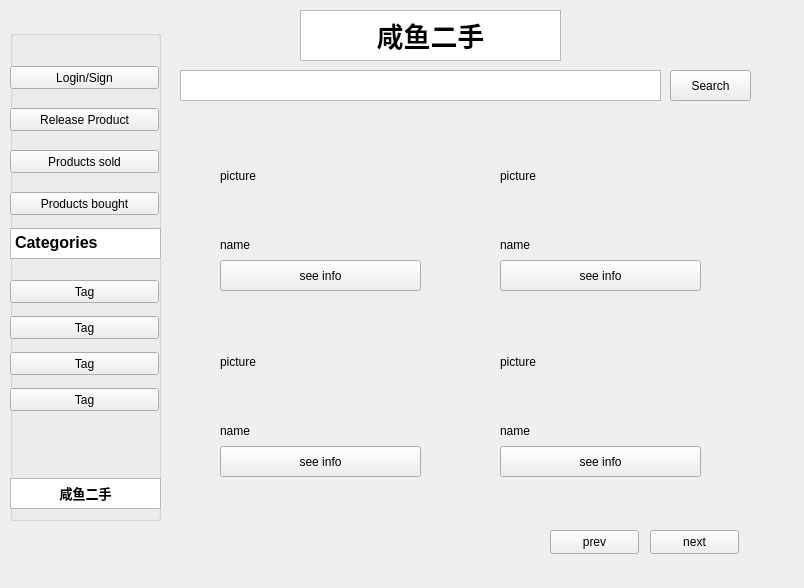
<?xml version="1.0" encoding="UTF-8"?>
<ui version="4.0">
 <class>Form</class>
 <widget class="QWidget" name="Form">
  <property name="geometry">
   <rect>
    <x>0</x>
    <y>0</y>
    <width>804</width>
    <height>588</height>
   </rect>
  </property>
  <property name="windowTitle">
   <string>Form</string>
  </property>
  <widget class="QLabel" name="pic_3">
   <property name="geometry">
    <rect>
     <x>220</x>
     <y>316</y>
     <width>191</width>
     <height>91</height>
    </rect>
   </property>
   <property name="text">
    <string>picture</string>
   </property>
  </widget>
  <widget class="QLabel" name="name_2">
   <property name="geometry">
    <rect>
     <x>500</x>
     <y>234</y>
     <width>171</width>
     <height>21</height>
    </rect>
   </property>
   <property name="text">
    <string>name</string>
   </property>
  </widget>
  <widget class="QLabel" name="pic_2">
   <property name="geometry">
    <rect>
     <x>500</x>
     <y>130</y>
     <width>191</width>
     <height>91</height>
    </rect>
   </property>
   <property name="text">
    <string>picture</string>
   </property>
  </widget>
  <widget class="QLabel" name="pic_4">
   <property name="geometry">
    <rect>
     <x>500</x>
     <y>316</y>
     <width>191</width>
     <height>91</height>
    </rect>
   </property>
   <property name="text">
    <string>picture</string>
   </property>
  </widget>
  <widget class="QPushButton" name="info_4_btn">
   <property name="geometry">
    <rect>
     <x>500</x>
     <y>446</y>
     <width>201</width>
     <height>31</height>
    </rect>
   </property>
   <property name="text">
    <string>see info</string>
   </property>
  </widget>
  <widget class="QLabel" name="name_4">
   <property name="geometry">
    <rect>
     <x>500</x>
     <y>420</y>
     <width>171</width>
     <height>21</height>
    </rect>
   </property>
   <property name="text">
    <string>name</string>
   </property>
  </widget>
  <widget class="QPushButton" name="prev_page_btn">
   <property name="geometry">
    <rect>
     <x>550</x>
     <y>530</y>
     <width>89</width>
     <height>24</height>
    </rect>
   </property>
   <property name="text">
    <string>prev</string>
   </property>
  </widget>
  <widget class="QPushButton" name="info_2_btn">
   <property name="geometry">
    <rect>
     <x>500</x>
     <y>260</y>
     <width>201</width>
     <height>31</height>
    </rect>
   </property>
   <property name="text">
    <string>see info</string>
   </property>
  </widget>
  <widget class="QTextEdit" name="Search_input">
   <property name="geometry">
    <rect>
     <x>180</x>
     <y>70</y>
     <width>481</width>
     <height>31</height>
    </rect>
   </property>
  </widget>
  <widget class="QPushButton" name="Search_btn">
   <property name="geometry">
    <rect>
     <x>670</x>
     <y>70</y>
     <width>81</width>
     <height>31</height>
    </rect>
   </property>
   <property name="text">
    <string>Search</string>
   </property>
  </widget>
  <widget class="QGroupBox" name="groupBox">
   <property name="geometry">
    <rect>
     <x>10</x>
     <y>30</y>
     <width>151</width>
     <height>491</height>
    </rect>
   </property>
   <property name="title">
    <string/>
   </property>
   <widget class="QPushButton" name="Log_Sgn_btn">
    <property name="geometry">
     <rect>
      <x>0</x>
      <y>36</y>
      <width>149</width>
      <height>23</height>
     </rect>
    </property>
    <property name="text">
     <string>Login/Sign</string>
    </property>
   </widget>
   <widget class="QTextBrowser" name="Logo_2">
    <property name="geometry">
     <rect>
      <x>0</x>
      <y>448</y>
      <width>151</width>
      <height>31</height>
     </rect>
    </property>
    <property name="html">
     <string>&lt;!DOCTYPE HTML PUBLIC &quot;-//W3C//DTD HTML 4.0//EN&quot; &quot;http://www.w3.org/TR/REC-html40/strict.dtd&quot;&gt;
&lt;html&gt;&lt;head&gt;&lt;meta name=&quot;qrichtext&quot; content=&quot;1&quot; /&gt;&lt;style type=&quot;text/css&quot;&gt;
p, li { white-space: pre-wrap; }
&lt;/style&gt;&lt;/head&gt;&lt;body style=&quot; font-family:'SimSun'; font-size:9pt; font-weight:400; font-style:normal;&quot;&gt;
&lt;p align=&quot;center&quot; style=&quot; margin-top:0px; margin-bottom:0px; margin-left:0px; margin-right:0px; -qt-block-indent:0; text-indent:0px;&quot;&gt;&lt;span style=&quot; font-size:10pt; font-weight:600;&quot;&gt;咸鱼二手&lt;/span&gt;&lt;/p&gt;&lt;/body&gt;&lt;/html&gt;</string>
    </property>
   </widget>
   <widget class="QPushButton" name="Tag2_btn">
    <property name="geometry">
     <rect>
      <x>0</x>
      <y>286</y>
      <width>149</width>
      <height>23</height>
     </rect>
    </property>
    <property name="text">
     <string>Tag</string>
    </property>
   </widget>
   <widget class="QPushButton" name="Tag1_btn">
    <property name="geometry">
     <rect>
      <x>0</x>
      <y>250</y>
      <width>149</width>
      <height>23</height>
     </rect>
    </property>
    <property name="text">
     <string>Tag</string>
    </property>
   </widget>
   <widget class="QPushButton" name="Release_prod_btn">
    <property name="geometry">
     <rect>
      <x>0</x>
      <y>78</y>
      <width>149</width>
      <height>23</height>
     </rect>
    </property>
    <property name="text">
     <string>Release Product</string>
    </property>
   </widget>
   <widget class="QTextBrowser" name="Category">
    <property name="geometry">
     <rect>
      <x>0</x>
      <y>198</y>
      <width>151</width>
      <height>31</height>
     </rect>
    </property>
    <property name="html">
     <string>&lt;!DOCTYPE HTML PUBLIC &quot;-//W3C//DTD HTML 4.0//EN&quot; &quot;http://www.w3.org/TR/REC-html40/strict.dtd&quot;&gt;
&lt;html&gt;&lt;head&gt;&lt;meta name=&quot;qrichtext&quot; content=&quot;1&quot; /&gt;&lt;style type=&quot;text/css&quot;&gt;
p, li { white-space: pre-wrap; }
&lt;/style&gt;&lt;/head&gt;&lt;body style=&quot; font-family:'SimSun'; font-size:9pt; font-weight:400; font-style:normal;&quot;&gt;
&lt;p style=&quot; margin-top:0px; margin-bottom:0px; margin-left:0px; margin-right:0px; -qt-block-indent:0; text-indent:0px;&quot;&gt;&lt;span style=&quot; font-size:12pt; font-weight:600;&quot;&gt;Categories&lt;/span&gt;&lt;/p&gt;&lt;/body&gt;&lt;/html&gt;</string>
    </property>
   </widget>
   <widget class="QPushButton" name="Prod_bought_btn">
    <property name="geometry">
     <rect>
      <x>0</x>
      <y>162</y>
      <width>149</width>
      <height>23</height>
     </rect>
    </property>
    <property name="text">
     <string>Products bought</string>
    </property>
   </widget>
   <widget class="QPushButton" name="Tag4_btn">
    <property name="geometry">
     <rect>
      <x>0</x>
      <y>358</y>
      <width>149</width>
      <height>23</height>
     </rect>
    </property>
    <property name="text">
     <string>Tag</string>
    </property>
   </widget>
   <widget class="QPushButton" name="Prod_sold_btn">
    <property name="geometry">
     <rect>
      <x>0</x>
      <y>120</y>
      <width>149</width>
      <height>23</height>
     </rect>
    </property>
    <property name="text">
     <string>Products sold</string>
    </property>
   </widget>
   <widget class="QPushButton" name="Tag3_btn">
    <property name="geometry">
     <rect>
      <x>0</x>
      <y>322</y>
      <width>149</width>
      <height>23</height>
     </rect>
    </property>
    <property name="text">
     <string>Tag</string>
    </property>
   </widget>
  </widget>
  <widget class="QPushButton" name="info_3_btn">
   <property name="geometry">
    <rect>
     <x>220</x>
     <y>446</y>
     <width>201</width>
     <height>31</height>
    </rect>
   </property>
   <property name="text">
    <string>see info</string>
   </property>
  </widget>
  <widget class="QTextBrowser" name="Logo_1">
   <property name="geometry">
    <rect>
     <x>300</x>
     <y>10</y>
     <width>261</width>
     <height>51</height>
    </rect>
   </property>
   <property name="html">
    <string>&lt;!DOCTYPE HTML PUBLIC &quot;-//W3C//DTD HTML 4.0//EN&quot; &quot;http://www.w3.org/TR/REC-html40/strict.dtd&quot;&gt;
&lt;html&gt;&lt;head&gt;&lt;meta name=&quot;qrichtext&quot; content=&quot;1&quot; /&gt;&lt;style type=&quot;text/css&quot;&gt;
p, li { white-space: pre-wrap; }
&lt;/style&gt;&lt;/head&gt;&lt;body style=&quot; font-family:'SimSun'; font-size:9pt; font-weight:400; font-style:normal;&quot;&gt;
&lt;p align=&quot;center&quot; style=&quot; margin-top:0px; margin-bottom:0px; margin-left:0px; margin-right:0px; -qt-block-indent:0; text-indent:0px;&quot;&gt;&lt;span style=&quot; font-size:20pt; font-weight:600;&quot;&gt;咸鱼二手&lt;/span&gt;&lt;/p&gt;&lt;/body&gt;&lt;/html&gt;</string>
   </property>
  </widget>
  <widget class="QLabel" name="name_1">
   <property name="geometry">
    <rect>
     <x>220</x>
     <y>234</y>
     <width>171</width>
     <height>21</height>
    </rect>
   </property>
   <property name="text">
    <string>name</string>
   </property>
  </widget>
  <widget class="QLabel" name="pic_1">
   <property name="geometry">
    <rect>
     <x>220</x>
     <y>130</y>
     <width>191</width>
     <height>91</height>
    </rect>
   </property>
   <property name="text">
    <string>picture</string>
   </property>
  </widget>
  <widget class="QPushButton" name="next_page_btn">
   <property name="geometry">
    <rect>
     <x>650</x>
     <y>530</y>
     <width>89</width>
     <height>24</height>
    </rect>
   </property>
   <property name="text">
    <string>next</string>
   </property>
  </widget>
  <widget class="QPushButton" name="info_1_btn">
   <property name="geometry">
    <rect>
     <x>220</x>
     <y>260</y>
     <width>201</width>
     <height>31</height>
    </rect>
   </property>
   <property name="text">
    <string>see info</string>
   </property>
  </widget>
  <widget class="QLabel" name="name_3">
   <property name="geometry">
    <rect>
     <x>220</x>
     <y>420</y>
     <width>171</width>
     <height>21</height>
    </rect>
   </property>
   <property name="text">
    <string>name</string>
   </property>
  </widget>
 </widget>
 <resources/>
 <connections/>
</ui>
